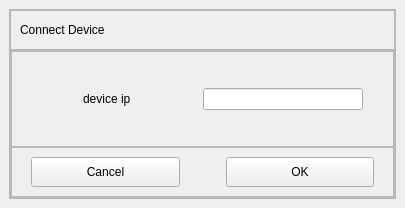
<?xml version="1.0" encoding="UTF-8"?>
<ui version="4.0">
 <class>Form</class>
 <widget class="QWidget" name="Form">
  <property name="geometry">
   <rect>
    <x>0</x>
    <y>0</y>
    <width>405</width>
    <height>208</height>
   </rect>
  </property>
  <property name="maximumSize">
   <size>
    <width>405</width>
    <height>16777215</height>
   </size>
  </property>
  <property name="windowTitle">
   <string>Form</string>
  </property>
  <property name="styleSheet">
   <string notr="true"/>
  </property>
  <layout class="QVBoxLayout" name="verticalLayout" stretch="0">
   <property name="leftMargin">
    <number>9</number>
   </property>
   <property name="topMargin">
    <number>9</number>
   </property>
   <property name="rightMargin">
    <number>9</number>
   </property>
   <property name="bottomMargin">
    <number>9</number>
   </property>
   <item>
    <widget class="QFrame" name="frame">
     <property name="frameShape">
      <enum>QFrame::StyledPanel</enum>
     </property>
     <property name="frameShadow">
      <enum>QFrame::Raised</enum>
     </property>
     <layout class="QVBoxLayout" name="verticalLayout_2">
      <property name="spacing">
       <number>0</number>
      </property>
      <property name="leftMargin">
       <number>0</number>
      </property>
      <property name="topMargin">
       <number>0</number>
      </property>
      <property name="rightMargin">
       <number>0</number>
      </property>
      <property name="bottomMargin">
       <number>0</number>
      </property>
      <item>
       <widget class="QFrame" name="frame_2">
        <property name="minimumSize">
         <size>
          <width>0</width>
          <height>40</height>
         </size>
        </property>
        <property name="maximumSize">
         <size>
          <width>16777215</width>
          <height>40</height>
         </size>
        </property>
        <property name="frameShape">
         <enum>QFrame::StyledPanel</enum>
        </property>
        <property name="frameShadow">
         <enum>QFrame::Raised</enum>
        </property>
        <layout class="QVBoxLayout" name="verticalLayout_3">
         <item alignment="Qt::AlignLeft">
          <widget class="QLabel" name="label">
           <property name="styleSheet">
            <string notr="true">font: 11pt &quot;Arial&quot;;</string>
           </property>
           <property name="text">
            <string>Connect Device</string>
           </property>
          </widget>
         </item>
        </layout>
       </widget>
      </item>
      <item>
       <widget class="QFrame" name="frame_3">
        <property name="frameShape">
         <enum>QFrame::StyledPanel</enum>
        </property>
        <property name="frameShadow">
         <enum>QFrame::Raised</enum>
        </property>
        <layout class="QVBoxLayout" name="verticalLayout_4">
         <property name="spacing">
          <number>0</number>
         </property>
         <property name="leftMargin">
          <number>0</number>
         </property>
         <property name="topMargin">
          <number>0</number>
         </property>
         <property name="rightMargin">
          <number>0</number>
         </property>
         <property name="bottomMargin">
          <number>0</number>
         </property>
         <item>
          <widget class="QFrame" name="frame_4">
           <property name="frameShape">
            <enum>QFrame::StyledPanel</enum>
           </property>
           <property name="frameShadow">
            <enum>QFrame::Raised</enum>
           </property>
           <layout class="QHBoxLayout" name="horizontalLayout_2">
            <property name="spacing">
             <number>0</number>
            </property>
            <property name="leftMargin">
             <number>0</number>
            </property>
            <property name="topMargin">
             <number>0</number>
            </property>
            <property name="rightMargin">
             <number>0</number>
            </property>
            <property name="bottomMargin">
             <number>0</number>
            </property>
            <item alignment="Qt::AlignHCenter">
             <widget class="QLabel" name="label_2">
              <property name="sizePolicy">
               <sizepolicy hsizetype="Expanding" vsizetype="Expanding">
                <horstretch>0</horstretch>
                <verstretch>0</verstretch>
               </sizepolicy>
              </property>
              <property name="maximumSize">
               <size>
                <width>16777215</width>
                <height>16777215</height>
               </size>
              </property>
              <property name="styleSheet">
               <string notr="true">font: 10pt &quot;Arial&quot;;
border:0px;</string>
              </property>
              <property name="text">
               <string>device ip</string>
              </property>
             </widget>
            </item>
            <item alignment="Qt::AlignLeft">
             <widget class="QLineEdit" name="IPlineEdit">
              <property name="minimumSize">
               <size>
                <width>160</width>
                <height>0</height>
               </size>
              </property>
             </widget>
            </item>
           </layout>
          </widget>
         </item>
         <item>
          <widget class="QFrame" name="frame_5">
           <property name="frameShape">
            <enum>QFrame::StyledPanel</enum>
           </property>
           <property name="frameShadow">
            <enum>QFrame::Raised</enum>
           </property>
           <layout class="QHBoxLayout" name="horizontalLayout">
            <item>
             <widget class="QPushButton" name="Cancel">
              <property name="minimumSize">
               <size>
                <width>0</width>
                <height>30</height>
               </size>
              </property>
              <property name="styleSheet">
               <string notr="true">margin-right:20px;
margin-left:10px;</string>
              </property>
              <property name="text">
               <string>Cancel</string>
              </property>
             </widget>
            </item>
            <item>
             <widget class="QPushButton" name="OK">
              <property name="minimumSize">
               <size>
                <width>0</width>
                <height>30</height>
               </size>
              </property>
              <property name="styleSheet">
               <string notr="true">margin-left:20px;
margin-right:10px;</string>
              </property>
              <property name="text">
               <string>OK</string>
              </property>
             </widget>
            </item>
           </layout>
          </widget>
         </item>
        </layout>
       </widget>
      </item>
     </layout>
    </widget>
   </item>
  </layout>
 </widget>
 <resources/>
 <connections/>
</ui>
